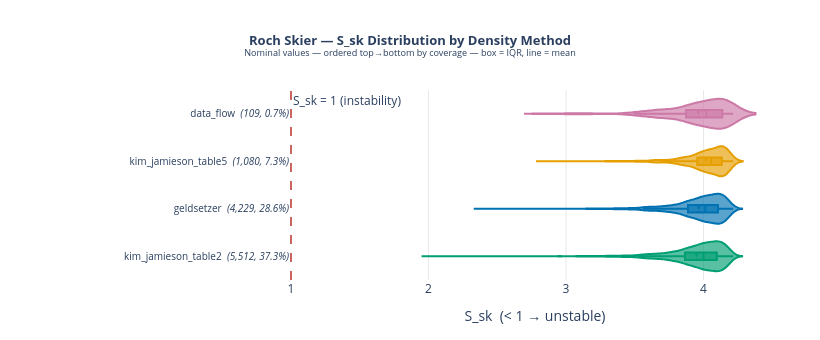

The notebook cell this image was saved under:
### Markdown cell above
## 3. Output Value Distributions

Violin plots of S_sk (Roch) and g_delta (WEAC) across pathways.
Threshold lines mark the instability boundary for each criterion.

### Code cell
roch_valid   = roch_slab_df[roch_slab_df['s_sk_ok']].copy()
methods_by_n = (
    roch_valid.groupby('density_method')['slab_id']
    .count().sort_values(ascending=False).index.tolist()
)

fig = go.Figure()
for dm in reversed(methods_by_n):
    vals  = roch_valid.loc[roch_valid['density_method'] == dm, 's_sk'].dropna().values
    if len(vals) == 0:
        continue
    n     = len(vals)
    color = DENSITY_COLORS.get(dm, '#888')
    fig.add_trace(go.Violin(
        x=vals,
        y=[f"{dm}  <i>({n:,}, {n / total_slabs:.1%})</i>"] * n,
        orientation='h',
        name=dm,
        box_visible=True, meanline_visible=True, points=False,
        fillcolor=rgba(color, 0.65),
        line_color=rgba(color, 1.0),
        showlegend=False,
    ))

fig.add_vline(
    x=1.0, line_dash='dash',
    line_color='rgba(196,84,78,0.9)', line_width=2,
    annotation_text='S_sk = 1 (instability)', annotation_position='top right',
)
fig.update_layout(
    title=dict(
        text=(
            '<b>Roch Skier — S_sk Distribution by Density Method</b><br>'
            '<sup>Nominal values — ordered top→bottom by coverage — '
            'box = IQR, line = mean</sup>'
        ),
        x=0.5, xanchor='center', font=dict(size=13),
    ),
    xaxis=dict(title='S_sk  (< 1 → unstable)', gridcolor='rgba(200,200,200,0.4)'),
    yaxis=dict(autorange='reversed', tickfont=dict(size=10)),
    plot_bgcolor='white',
    violingap=0.10,
    width=820, height=340,
    margin=dict(l=290, r=40, t=90, b=60),
)
fig.show()

### Figure 1 — Plotly figure (JSON) as saved in the notebook; plotly's stock layout.template omitted (floating-point values rounded to 4 significant figures; data arrays with more than 128 entries replaced by an {"elided": "..."} marker saying what was removed)
{"data": [{"box": {"visible": true}, "fillcolor": "rgba(204,121,167,0.65)", "line": {"color": "rgba(204,121,167,1.0)"}, "meanline": {"visible": true}, "name": "data_flow", "orientation": "h", "points": false, "showlegend": false, "type": "violin", "x": [4.068, 4.216, 4.047, 4.216, 4.216, 4.138, 4.138, 3.647, 3.647, 4.165, 4.165, 3.597, 4.216, 4.216, 3.723, 4.18, 4.216, 3.855, 4.047, 3.87, 4.069, 3.041, 3.815, 4.079, 3.661, 3.949, 4.155, 3.492, 3.979, 4.165, 4.198, 3.905, 4.02, 3.941, 4.148, 3.971, 4.142, 4.137, 4.137, 4.137, 3.77, 4.188, 3.926, 3.926, 3.898, 3.898, 4.174, 3.913, 3.913, 3.821, 3.723, 3.897, 4.107, 4.145, 3.562, 3.662, 4.135, 4.135, 4.135, 4.135, 3.967, 3.982, 3.753, 3.691, 4.01, 4.01, 3.759, 3.63, 4.03, 3.949, 4.112, 4.07, 4.197, 3.761, 3.909, 4.004, 4.098, 3.911, 2.864, 3.496, 3.496, 4.07, 3.672, 4.125, 4.057, 3.176, 4.045, 4.216, 4.118, 4.053, 4.053, 4.216, 4.168, 4.079, 3.874, 4.009, 4.009, 4.009, 3.948, 3.947, 3.864, 4.216, 3.814, 4.044, 4.144, 3.962, 4.216, 4.103, 4.132], "y": ["data_flow  <i>(109, 0.7%)</i>", "data_flow  <i>(109, 0.7%)</i>", "data_flow  <i>(109, 0.7%)</i>", "data_flow  <i>(109, 0.7%)</i>", "data_flow  <i>(109, 0.7%)</i>", "data_flow  <i>(109, 0.7%)</i>", "data_flow  <i>(109, 0.7%)</i>", "data_flow  <i>(109, 0.7%)</i>", "data_flow  <i>(109, 0.7%)</i>", "data_flow  <i>(109, 0.7%)</i>", "data_flow  <i>(109, 0.7%)</i>", "data_flow  <i>(109, 0.7%)</i>", "data_flow  <i>(109, 0.7%)</i>", "data_flow  <i>(109, 0.7%)</i>", "data_flow  <i>(109, 0.7%)</i>", "data_flow  <i>(109, 0.7%)</i>", "data_flow  <i>(109, 0.7%)</i>", "data_flow  <i>(109, 0.7%)</i>", "data_flow  <i>(109, 0.7%)</i>", "data_flow  <i>(109, 0.7%)</i>", "data_flow  <i>(109, 0.7%)</i>", "data_flow  <i>(109, 0.7%)</i>", "data_flow  <i>(109, 0.7%)</i>", "data_flow  <i>(109, 0.7%)</i>", "data_flow  <i>(109, 0.7%)</i>", "data_flow  <i>(109, 0.7%)</i>", "data_flow  <i>(109, 0.7%)</i>", "data_flow  <i>(109, 0.7%)</i>", "data_flow  <i>(109, 0.7%)</i>", "data_flow  <i>(109, 0.7%)</i>", "data_flow  <i>(109, 0.7%)</i>", "data_flow  <i>(109, 0.7%)</i>", "data_flow  <i>(109, 0.7%)</i>", "data_flow  <i>(109, 0.7%)</i>", "data_flow  <i>(109, 0.7%)</i>", "data_flow  <i>(109, 0.7%)</i>", "data_flow  <i>(109, 0.7%)</i>", "data_flow  <i>(109, 0.7%)</i>", "data_flow  <i>(109, 0.7%)</i>", "data_flow  <i>(109, 0.7%)</i>", "data_flow  <i>(109, 0.7%)</i>", "data_flow  <i>(109, 0.7%)</i>", "data_flow  <i>(109, 0.7%)</i>", "data_flow  <i>(109, 0.7%)</i>", "data_flow  <i>(109, 0.7%)</i>", "data_flow  <i>(109, 0.7%)</i>", "data_flow  <i>(109, 0.7%)</i>", "data_flow  <i>(109, 0.7%)</i>", "data_flow  <i>(109, 0.7%)</i>", "data_flow  <i>(109, 0.7%)</i>", "data_flow  <i>(109, 0.7%)</i>", "data_flow  <i>(109, 0.7%)</i>", "data_flow  <i>(109, 0.7%)</i>", "data_flow  <i>(109, 0.7%)</i>", "data_flow  <i>(109, 0.7%)</i>", "data_flow  <i>(109, 0.7%)</i>", "data_flow  <i>(109, 0.7%)</i>", "data_flow  <i>(109, 0.7%)</i>", "data_flow  <i>(109, 0.7%)</i>", "data_flow  <i>(109, 0.7%)</i>", "data_flow  <i>(109, 0.7%)</i>", "data_flow  <i>(109, 0.7%)</i>", "data_flow  <i>(109, 0.7%)</i>", "data_flow  <i>(109, 0.7%)</i>", "data_flow  <i>(109, 0.7%)</i>", "data_flow  <i>(109, 0.7%)</i>", "data_flow  <i>(109, 0.7%)</i>", "data_flow  <i>(109, 0.7%)</i>", "data_flow  <i>(109, 0.7%)</i>", "data_flow  <i>(109, 0.7%)</i>", "data_flow  <i>(109, 0.7%)</i>", "data_flow  <i>(109, 0.7%)</i>", "data_flow  <i>(109, 0.7%)</i>", "data_flow  <i>(109, 0.7%)</i>", "data_flow  <i>(109, 0.7%)</i>", "data_flow  <i>(109, 0.7%)</i>", "data_flow  <i>(109, 0.7%)</i>", "data_flow  <i>(109, 0.7%)</i>", "data_flow  <i>(109, 0.7%)</i>", "data_flow  <i>(109, 0.7%)</i>", "data_flow  <i>(109, 0.7%)</i>", "data_flow  <i>(109, 0.7%)</i>", "data_flow  <i>(109, 0.7%)</i>", "data_flow  <i>(109, 0.7%)</i>", "data_flow  <i>(109, 0.7%)</i>", "data_flow  <i>(109, 0.7%)</i>", "data_flow  <i>(109, 0.7%)</i>", "data_flow  <i>(109, 0.7%)</i>", "data_flow  <i>(109, 0.7%)</i>", "data_flow  <i>(109, 0.7%)</i>", "data_flow  <i>(109, 0.7%)</i>", "data_flow  <i>(109, 0.7%)</i>", "data_flow  <i>(109, 0.7%)</i>", "data_flow  <i>(109, 0.7%)</i>", "data_flow  <i>(109, 0.7%)</i>", "data_flow  <i>(109, 0.7%)</i>", "data_flow  <i>(109, 0.7%)</i>", "data_flow  <i>(109, 0.7%)</i>", "data_flow  <i>(109, 0.7%)</i>", "data_flow  <i>(109, 0.7%)</i>", "data_flow  <i>(109, 0.7%)</i>", "data_flow  <i>(109, 0.7%)</i>", "data_flow  <i>(109, 0.7%)</i>", "data_flow  <i>(109, 0.7%)</i>", "data_flow  <i>(109, 0.7%)</i>", "data_flow  <i>(109, 0.7%)</i>", "data_flow  <i>(109, 0.7%)</i>", "data_flow  <i>(109, 0.7%)</i>", "data_flow  <i>(109, 0.7%)</i>"]}, {"box": {"visible": true}, "fillcolor": "rgba(230,159,0,0.65)", "line": {"color": "rgba(230,159,0,1.0)"}, "meanline": {"visible": true}, "name": "kim_jamieson_table5", "orientation": "h", "points": false, "showlegend": false, "type": "violin", "x": {"elided": "1080 float values"}, "y": {"elided": "1080 str values"}}, {"box": {"visible": true}, "fillcolor": "rgba(0,114,178,0.65)", "line": {"color": "rgba(0,114,178,1.0)"}, "meanline": {"visible": true}, "name": "geldsetzer", "orientation": "h", "points": false, "showlegend": false, "type": "violin", "x": {"elided": "4229 float values"}, "y": {"elided": "4229 str values"}}, {"box": {"visible": true}, "fillcolor": "rgba(0,158,115,0.65)", "line": {"color": "rgba(0,158,115,1.0)"}, "meanline": {"visible": true}, "name": "kim_jamieson_table2", "orientation": "h", "points": false, "showlegend": false, "type": "violin", "x": {"elided": "5512 float values"}, "y": {"elided": "5512 str values"}}], "layout": {"annotations": [{"showarrow": false, "text": "S_sk = 1 (instability)", "x": 1, "xanchor": "left", "xref": "x", "y": 1, "yanchor": "top", "yref": "y domain"}], "height": 340, "margin": {"b": 60, "l": 290, "r": 40, "t": 90}, "plot_bgcolor": "white", "shapes": [{"line": {"color": "rgba(196,84,78,0.9)", "dash": "dash", "width": 2}, "type": "line", "x0": 1, "x1": 1, "xref": "x", "y0": 0, "y1": 1, "yref": "y domain"}], "title": {"font": {"size": 13}, "text": "<b>Roch Skier — S_sk Distribution by Density Method</b><br><sup>Nominal values — ordered top→bottom by coverage — box = IQR, line = mean</sup>", "x": 0.5, "xanchor": "center"}, "violingap": 0.1, "width": 820, "xaxis": {"gridcolor": "rgba(200,200,200,0.4)", "title": {"text": "S_sk  (< 1 → unstable)"}}, "yaxis": {"autorange": "reversed", "tickfont": {"size": 10}}}}
